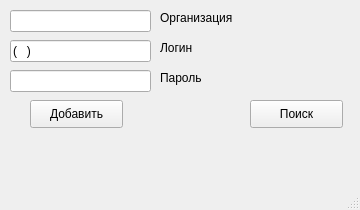
<?xml version="1.0" encoding="UTF-8"?>
<ui version="4.0">
 <class>MainWindow</class>
 <widget class="QMainWindow" name="MainWindow">
  <property name="enabled">
   <bool>true</bool>
  </property>
  <property name="geometry">
   <rect>
    <x>0</x>
    <y>0</y>
    <width>360</width>
    <height>210</height>
   </rect>
  </property>
  <property name="sizePolicy">
   <sizepolicy hsizetype="Fixed" vsizetype="Fixed">
    <horstretch>0</horstretch>
    <verstretch>0</verstretch>
   </sizepolicy>
  </property>
  <property name="minimumSize">
   <size>
    <width>360</width>
    <height>210</height>
   </size>
  </property>
  <property name="maximumSize">
   <size>
    <width>360</width>
    <height>210</height>
   </size>
  </property>
  <property name="windowTitle">
   <string>ОФД</string>
  </property>
  <widget class="QWidget" name="centralwidget">
   <property name="sizePolicy">
    <sizepolicy hsizetype="Fixed" vsizetype="Fixed">
     <horstretch>0</horstretch>
     <verstretch>0</verstretch>
    </sizepolicy>
   </property>
   <widget class="QLineEdit" name="LoginLine">
    <property name="enabled">
     <bool>true</bool>
    </property>
    <property name="geometry">
     <rect>
      <x>10</x>
      <y>40</y>
      <width>141</width>
      <height>22</height>
     </rect>
    </property>
    <property name="inputMask">
     <string>(999)9999999</string>
    </property>
   </widget>
   <widget class="QLineEdit" name="PassLine">
    <property name="geometry">
     <rect>
      <x>10</x>
      <y>70</y>
      <width>141</width>
      <height>22</height>
     </rect>
    </property>
   </widget>
   <widget class="QPushButton" name="AddBtn">
    <property name="geometry">
     <rect>
      <x>30</x>
      <y>100</y>
      <width>93</width>
      <height>28</height>
     </rect>
    </property>
    <property name="text">
     <string>Добавить</string>
    </property>
   </widget>
   <widget class="QLabel" name="label">
    <property name="geometry">
     <rect>
      <x>160</x>
      <y>40</y>
      <width>55</width>
      <height>16</height>
     </rect>
    </property>
    <property name="text">
     <string>Логин</string>
    </property>
   </widget>
   <widget class="QLabel" name="label_2">
    <property name="geometry">
     <rect>
      <x>160</x>
      <y>70</y>
      <width>55</width>
      <height>16</height>
     </rect>
    </property>
    <property name="text">
     <string>Пароль</string>
    </property>
   </widget>
   <widget class="QLabel" name="label_3">
    <property name="geometry">
     <rect>
      <x>160</x>
      <y>10</y>
      <width>91</width>
      <height>16</height>
     </rect>
    </property>
    <property name="text">
     <string>Организация</string>
    </property>
   </widget>
   <widget class="QLineEdit" name="OrgLine">
    <property name="geometry">
     <rect>
      <x>10</x>
      <y>10</y>
      <width>141</width>
      <height>22</height>
     </rect>
    </property>
    <property name="focusPolicy">
     <enum>Qt::StrongFocus</enum>
    </property>
    <property name="contextMenuPolicy">
     <enum>Qt::DefaultContextMenu</enum>
    </property>
    <property name="inputMethodHints">
     <set>Qt::ImhNone</set>
    </property>
    <property name="inputMask">
     <string/>
    </property>
    <property name="placeholderText">
     <string/>
    </property>
   </widget>
   <widget class="QPushButton" name="FndBtn">
    <property name="geometry">
     <rect>
      <x>250</x>
      <y>100</y>
      <width>93</width>
      <height>28</height>
     </rect>
    </property>
    <property name="text">
     <string>Поиск</string>
    </property>
   </widget>
   <widget class="QLabel" name="sucsLabel">
    <property name="enabled">
     <bool>true</bool>
    </property>
    <property name="geometry">
     <rect>
      <x>30</x>
      <y>130</y>
      <width>91</width>
      <height>20</height>
     </rect>
    </property>
    <property name="text">
     <string/>
    </property>
   </widget>
   <widget class="QPushButton" name="stButton">
    <property name="geometry">
     <rect>
      <x>310</x>
      <y>10</y>
      <width>31</width>
      <height>28</height>
     </rect>
    </property>
    <property name="text">
     <string/>
    </property>
    <property name="icon">
     <iconset>
      <normaloff>stngicon.png</normaloff>stngicon.png</iconset>
    </property>
    <property name="iconSize">
     <size>
      <width>30</width>
      <height>30</height>
     </size>
    </property>
    <property name="default">
     <bool>false</bool>
    </property>
    <property name="flat">
     <bool>true</bool>
    </property>
   </widget>
  </widget>
  <widget class="QMenuBar" name="menubar">
   <property name="geometry">
    <rect>
     <x>0</x>
     <y>0</y>
     <width>360</width>
     <height>26</height>
    </rect>
   </property>
  </widget>
  <widget class="QStatusBar" name="statusbar"/>
 </widget>
 <tabstops>
  <tabstop>OrgLine</tabstop>
  <tabstop>LoginLine</tabstop>
  <tabstop>PassLine</tabstop>
  <tabstop>AddBtn</tabstop>
 </tabstops>
 <resources/>
 <connections/>
</ui>
